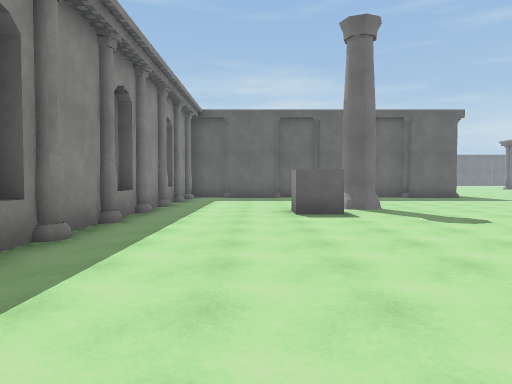
View 1 (above)

24 first-person views from a walk through a 3-D level made in the Unity game engine. The camera is 1.4 m above the floor, tilts 2° down and sees 70° across. The floor is counted in squares, 2 m on a side. Each view is taken from the middle of a square. On the plan, view 1 faces up. The plan holds only what a view shows up to about 11 squares ahead; the rest is blank. The place goes on beyond the plan. The player is left out. Some animated figures are not drawn. Surface patterns are stand-ins for the level's own textures.

View 2
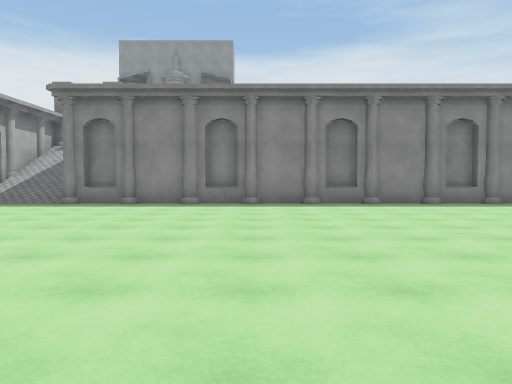

View 3
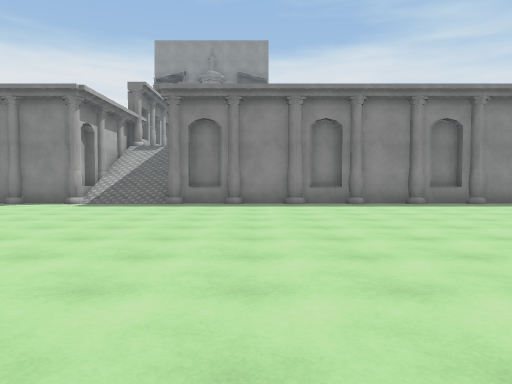

View 4
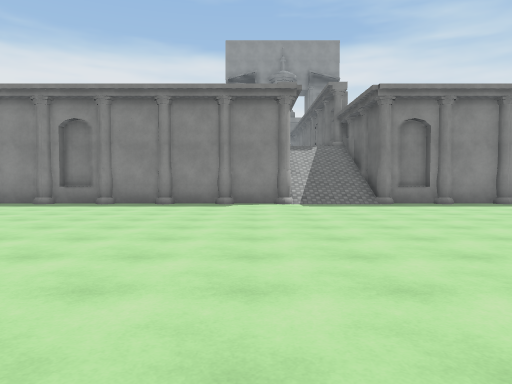

View 5
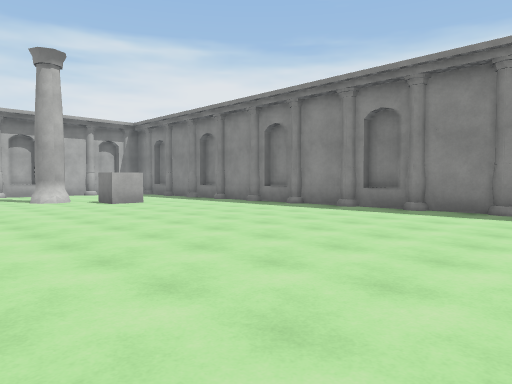

View 6
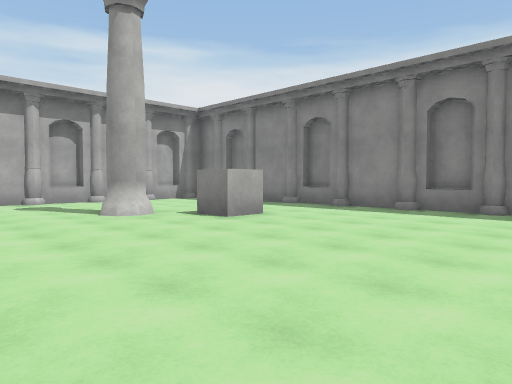

View 7
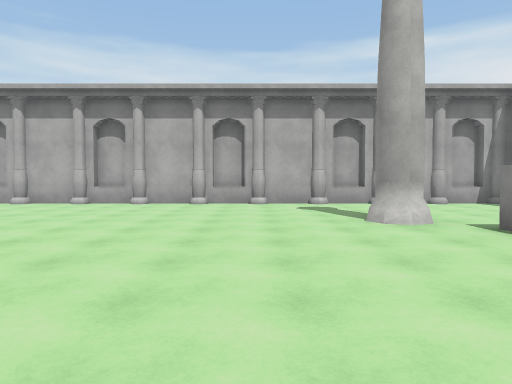

View 8
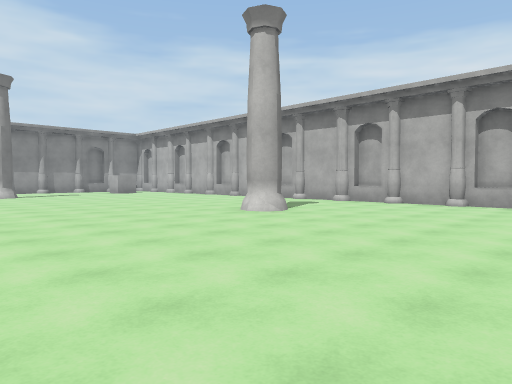

View 9
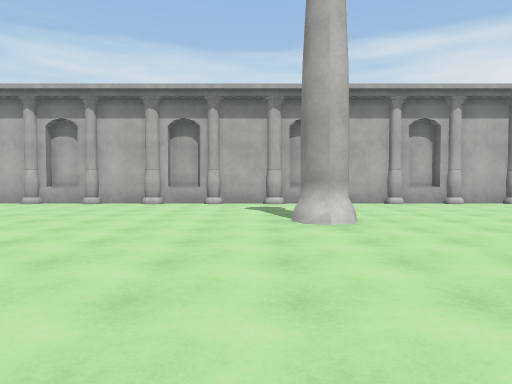

View 10
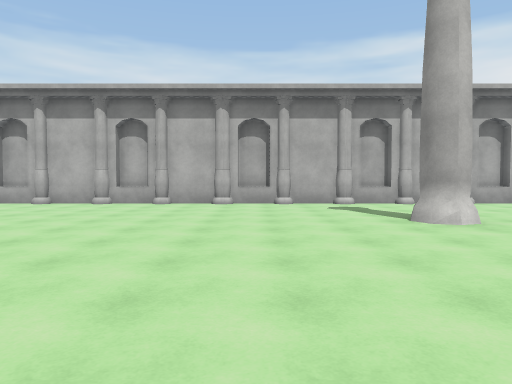

View 11
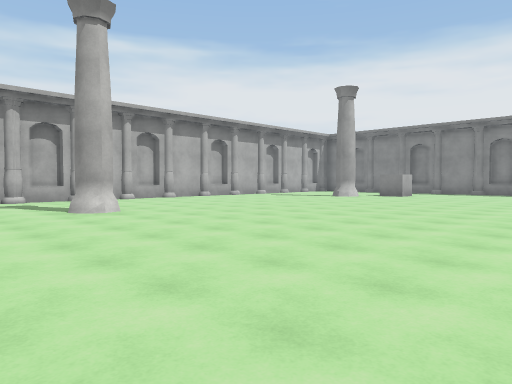

View 12
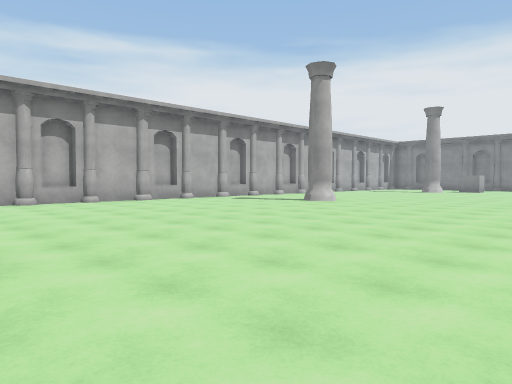

View 13
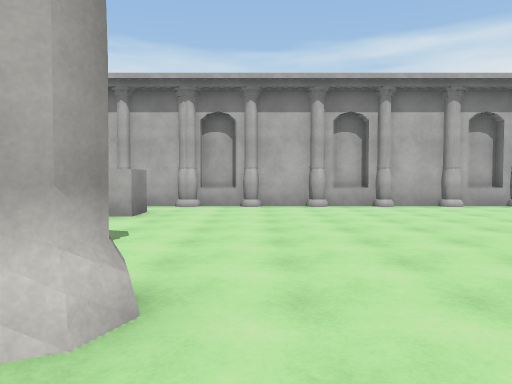

View 14
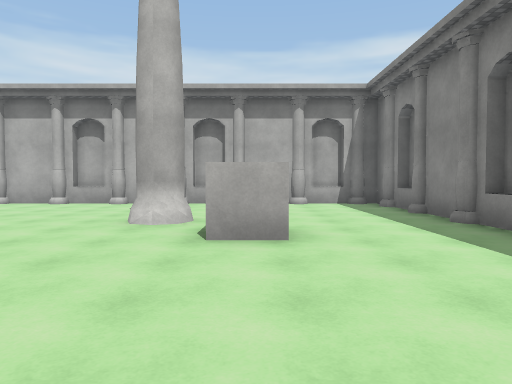

View 15
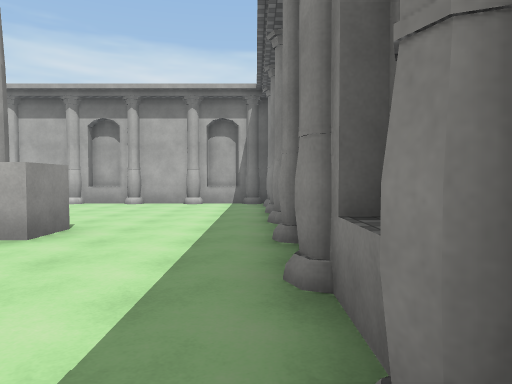

View 16
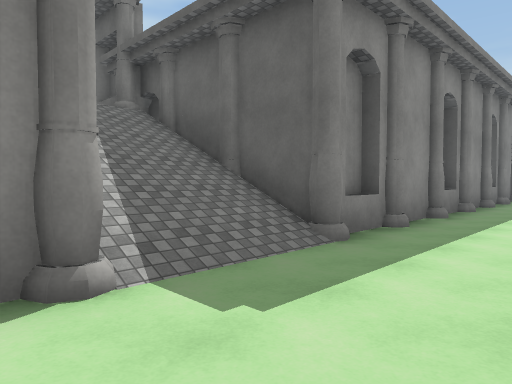

View 17
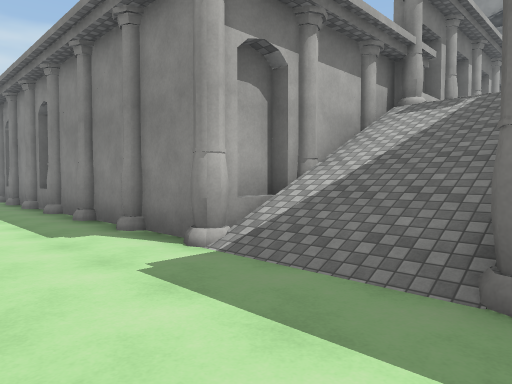

View 18
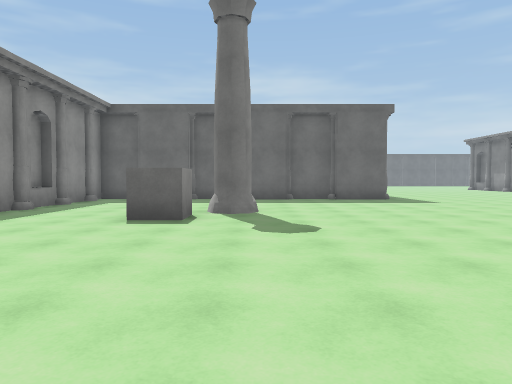

View 19
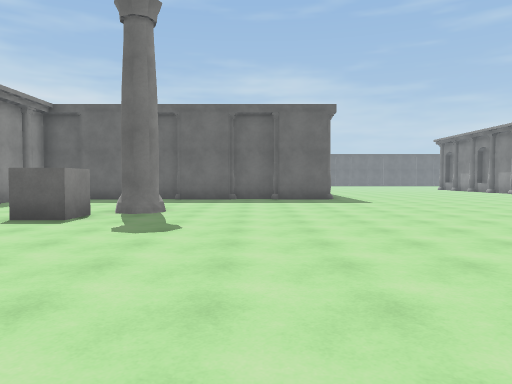

View 20
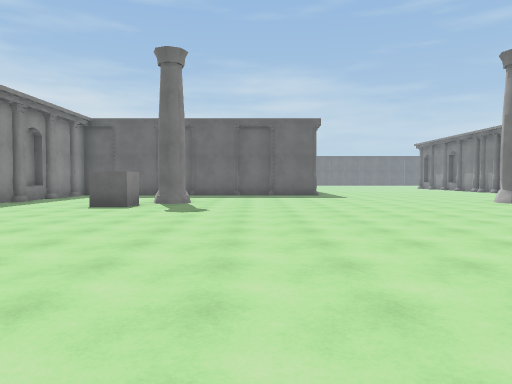

View 21
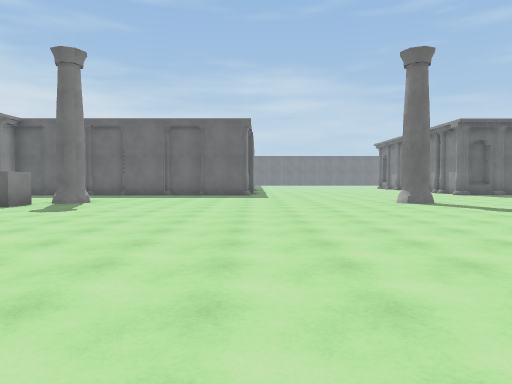

View 22
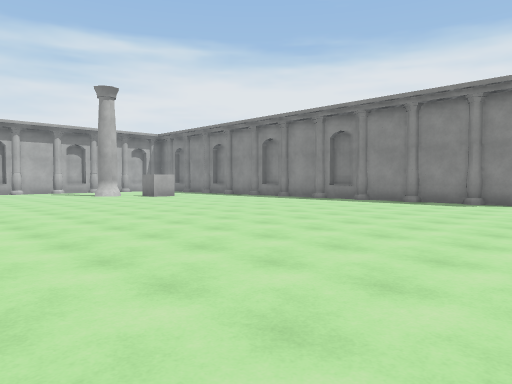

View 23
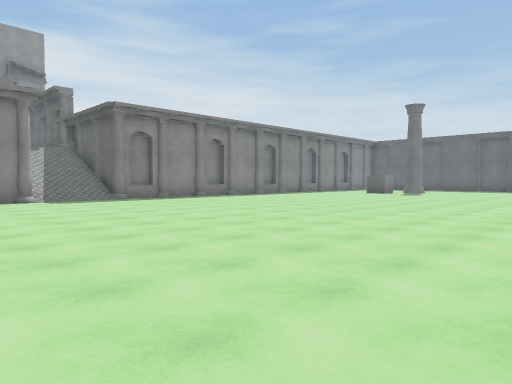

View 24
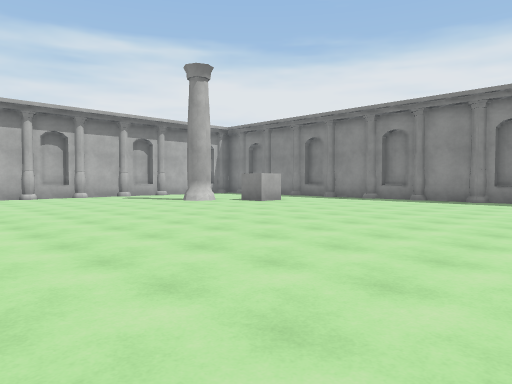

### Floor plan
Points are (right, up) in squares from view 1. A wall is a line through its corners. A room is listed if a view was taken in it or the views show most of it. See-through windows are left out.
Room 1 (views 1, 2, 3, 4, 5, 6, 7, 8, 9, 10, 11, 12, 13, 14, 15, 16, 17, 18, 19, 20, 21, 22, 23, 24)
walls: (-2.5, -9) (-2.5, -10.5); (-2.5, -2.8) (-2.5, -4.3) (-4, -4.3); (-2.8, -3) (-2.8, -4); (-3.1, -7.2) (-2.5, -7.2) (-2.5, -8.8); (-2.5, -10.8) (-2.5, -12.1); (-2.5, -1) (-2.5, -2.5); (-3.9, -7.5) (-3.1, -7.5); (-2.5, -12.5) (-2.5, -13.9); (-2.5, 0.7) (-2.5, -0.8); (-2.8, 0.5) (-2.8, -0.5); (-2.8, -12.8) (-2.8, -13.6); (-4.4, -4.3) (-5.8, -4.3); (12.6, -20.6) (13.1, -20.8); (-2.5, -14.3) (-2.5, -15.6); (-2.5, 2.4) (-2.5, 1); (12.4, -21.2) (12.6, -20.8) (13.1, -20.7) (13.3, -21.2); (12.6, -21.3) (13.1, -21.2); (-2.5, 3.5) (-2.5, 2.7); (-5.8, -7.2) (-4.4, -7.2); (-6.1, -4.3) (-7, -4.3); (-2.8, 4) (-2.8, 3); (-2.5, -16.5) (-2.5, -17.4); (2.5, 8.5) (2.2, 8.6) (2.1, 9); (-2.8, -16.2) (-2.8, -17.1); (2.6, -20.7) (2.9, -20.8); (2.2, -20.9) (2.8, -20.6) (3, -21.2); (-2.5, -17.6) (-2.5, -19.1); (-7.1, -7.2) (-6.2, -7.2); (-2.5, 5.9) (-2.5, 4.5); (22.7, -17.9) (22.9, -17.5); (-2.5, -19.4) (-2.5, -20.8); (-2.5, 7.6) (-2.5, 6.2); (-2.8, 7.4) (-2.8, 6.5); (-2.8, -19.8) (-2.8, -20.5); (10.1, -25.5) (11.6, -25.5); (8.5, -25.5) (9.9, -25.5); (11.9, -25.5) (13.2, -25.5); (-2.5, 9.2) (-2.5, 7.9); (-2.5, -21.3) (-2.5, -22.5); (6.8, -25.5) (8.2, -25.5); (13.6, -25.5) (15.1, -25.5); (8.6, -25.8) (9.6, -25.8); (12.1, -25.8) (13, -25.8); (5, -25.5) (6.5, -25.5); (15.4, -25.5) (16.8, -25.5); (5.2, -25.8) (6.2, -25.8); (15.5, -25.8) (16.5, -25.8); (3.4, -25.5) (4.8, -25.5); (-2.5, 10.5) (-2.5, 9.7); (17.1, -25.5) (18.5, -25.5); (-2.5, -23) (-2.5, -24.3); (-2.8, 10.9) (-2.8, 10.4); (1.6, -25.5) (3, -25.5); (1.9, -25.8) (2.9, -25.8); (18.8, -25.5) (20.2, -25.5); (19.1, -25.8) (20, -25.8); (-0.1, -25.5) (1.4, -25.5); (-2.5, 12.1) (-2.5, 11.6); (20.5, -25.5) (22, -25.5); (-2.5, -25) (-2.5, -25.5) (-2, -25.5); (-1.8, -25.5) (-0.4, -25.5); (-1.5, -25.8) (-0.5, -25.8); (22.2, -25.5) (23.5, -25.5); (22.5, -25.8) (23.5, -25.8)
objects: cube (1, -20) to (1, -19); cube (1, 8)

Where each view was taken, in squares from view 1:
view 1: 0 up, 0 right, facing up
view 2: 1 up, 8 right, facing left
view 3: 2 down, 8 right, facing left
view 4: 8 down, 8 right, facing left
view 5: 9 down, 6 right, facing down-left
view 6: 14 down, 6 right, facing down-left
view 7: 15 down, 5 right, facing down
view 8: 15 down, 7 right, facing down-right
view 9: 15 down, 14 right, facing down
view 10: 15 down, 16 right, facing down
view 11: 13 down, 16 right, facing down-left
view 12: 14 down, 23 right, facing down-left
view 13: 16 down, 22 right, facing down
view 14: 15 down, 1 right, facing down
view 15: 15 down, 2 left, facing down
view 16: 8 down, 0 right, facing up-left
view 17: 4 down, 0 right, facing down-left
view 18: 1 up, 3 right, facing up
view 19: 1 up, 5 right, facing up
view 20: 2 down, 5 right, facing up
view 21: 2 down, 8 right, facing up
view 22: 6 down, 9 right, facing down-left
view 23: 10 down, 10 right, facing up-left
view 24: 11 down, 10 right, facing down-left
